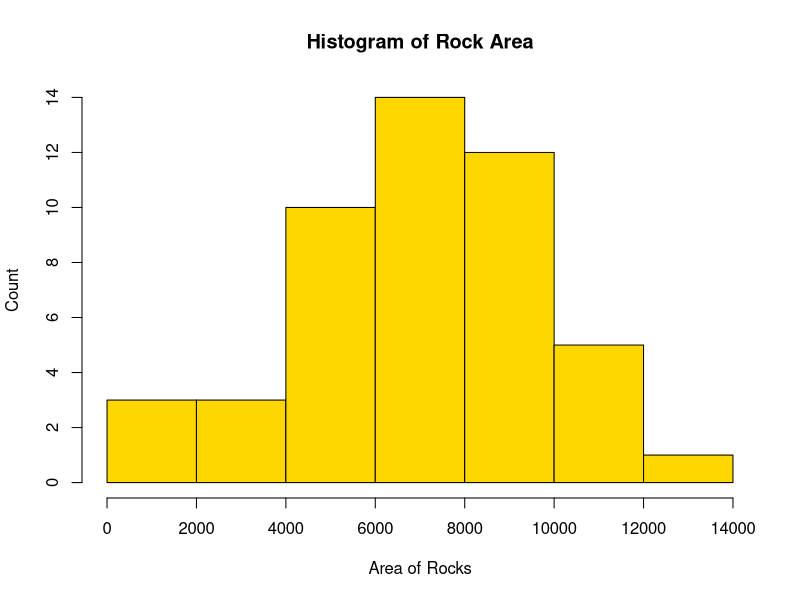
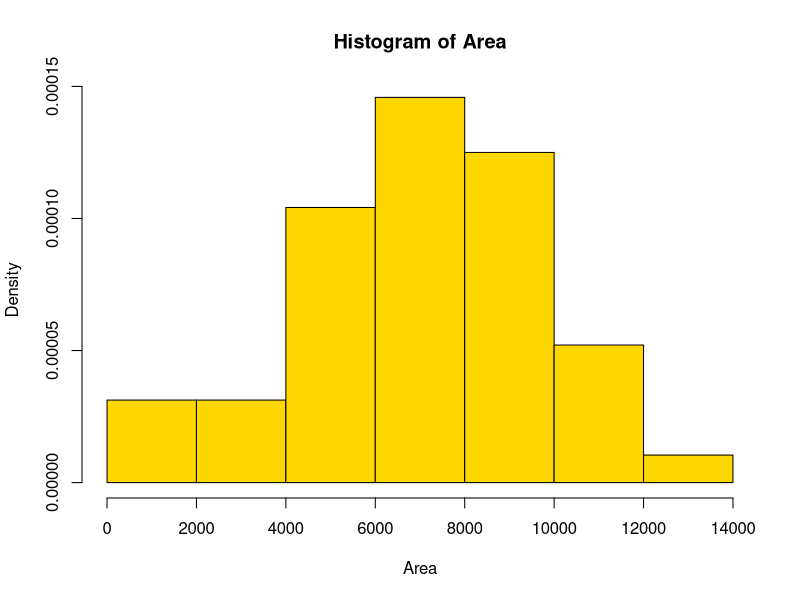
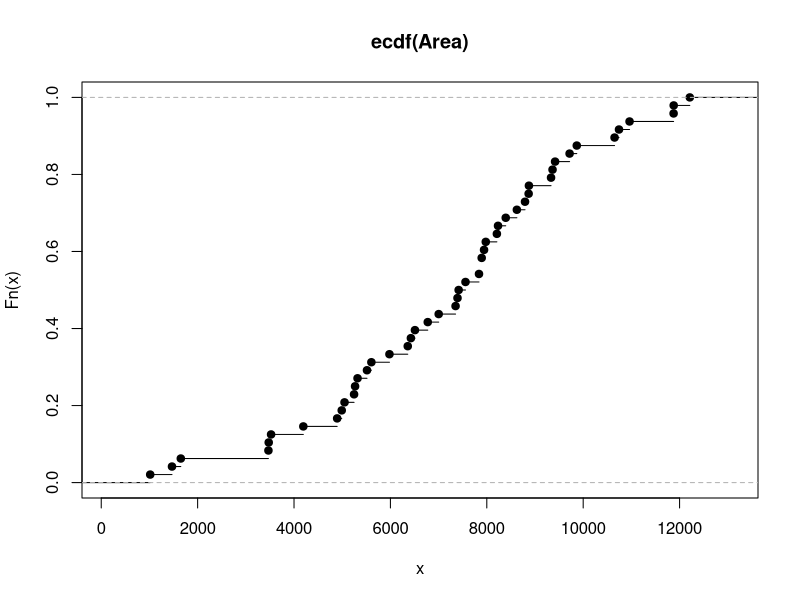
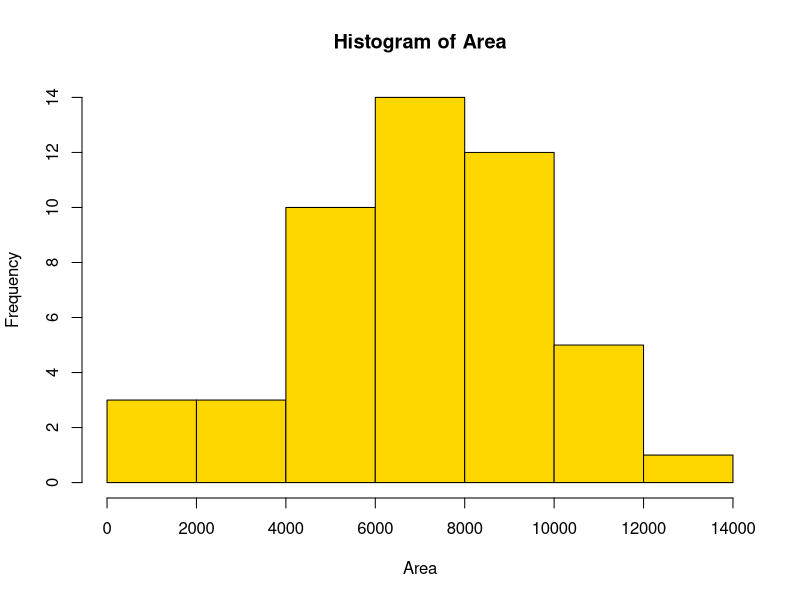
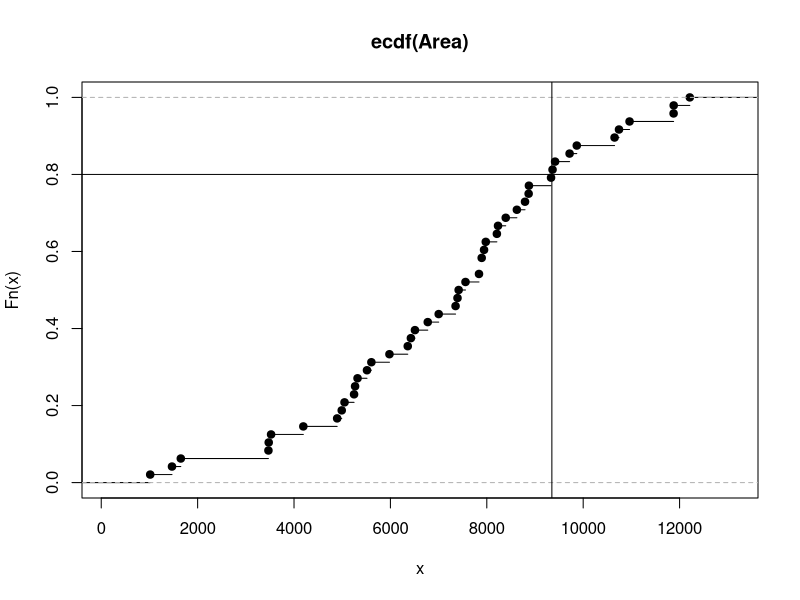

Reproduce these figures in R, in order.
# Name: Christopher Kingston
# Date: 02/01/2023
# Week 3 of Math 17
# 
# Importing data set into a data frame
# Statistical analysis of columns of a data  frame
# Summary object.size
# Histogram, PDF, and CDF
# Scatter plot

data()
?rock
Mydf <- rock
typeof(Mydf)
class(Mydf)
str(Mydf)
dim(Mydf)

Mydf_names <- names(Mydf)
Mydf_names[4]
length(Mydf)

Mydf$area
Area <- Mydf$area
class(Area)
summary(Area)
Area_stats <- summary(Area)
Area_stats
class(Area_stats)
str(Area_stats)
Area_stats[[2]]
typeof(Area_stats[[2]])
Area_stats[5]

# Interquartile range = Q3-Q1
IQR <- Area_stats[[5]]-Area_stats[[2]]
sprintf('The IQR m= %f', IQR)

# Mean and standard deviation
Area_mean <- mean(Area)
Area_std <- sd(Area)
sprintf('Mean=%f and std=%f',Area_mean,Area_std)


#histogram

hist(Area,
     col = 'gold',
     border = 'black',
     main = 'Histogram of Rock Area',
     xlab = 'Area of Rocks',
     ylab = 'Count')

# PDF = Probability density function
hist(Area,
     col = 'gold',
     freq = FALSE)

# CDF
Area_CDF <- ecdf(Area)
plot(Area_CDF)


#Go back to the histogram
Area_hist <- hist(Area,
     col = 'gold')

Area_hist$equidist


# Using CDF to estimate percentile
# 80th percentile

Area_CDF <- ecdf(Area)
plot(Area_CDF)
abline(h=0.8)
abline(v=9350)
# dev.off()
sprintf('The 80th percentile is approvimately 9350')
